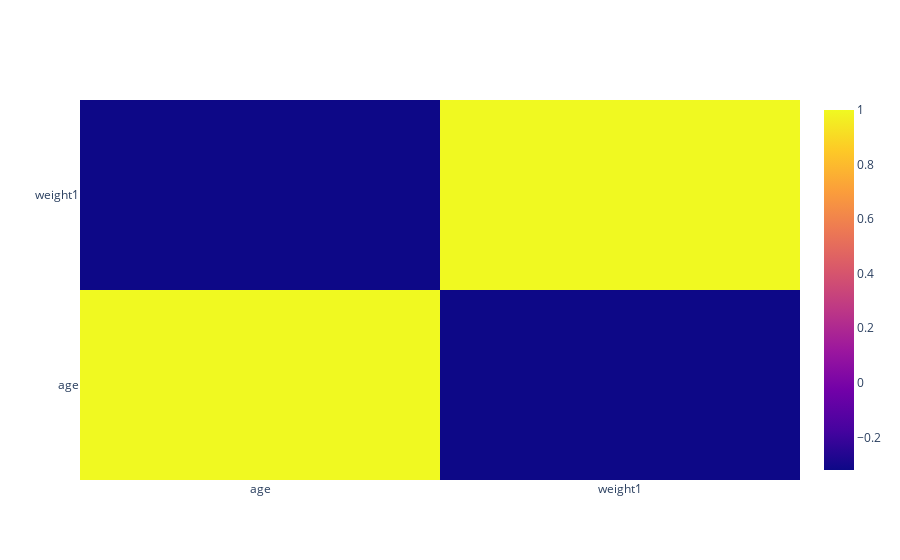

Source (notebook cell):
### Code cell
import plotly.graph_objects as go
data_corr=df.corr(numeric_only=True)
fig=go.Figure(data=go.Heatmap(z=data_corr.values,x=data_corr.columns,y=data_corr.index))
fig.show()

### Figure 1 — Plotly figure (JSON) as saved in the notebook; plotly's stock layout.template omitted (floating-point values rounded to 4 significant figures)
{"data": [{"type": "heatmap", "x": ["age", "weight1"], "y": ["age", "weight1"], "z": [[1, -0.3197], [-0.3197, 1]]}], "layout": {}}
